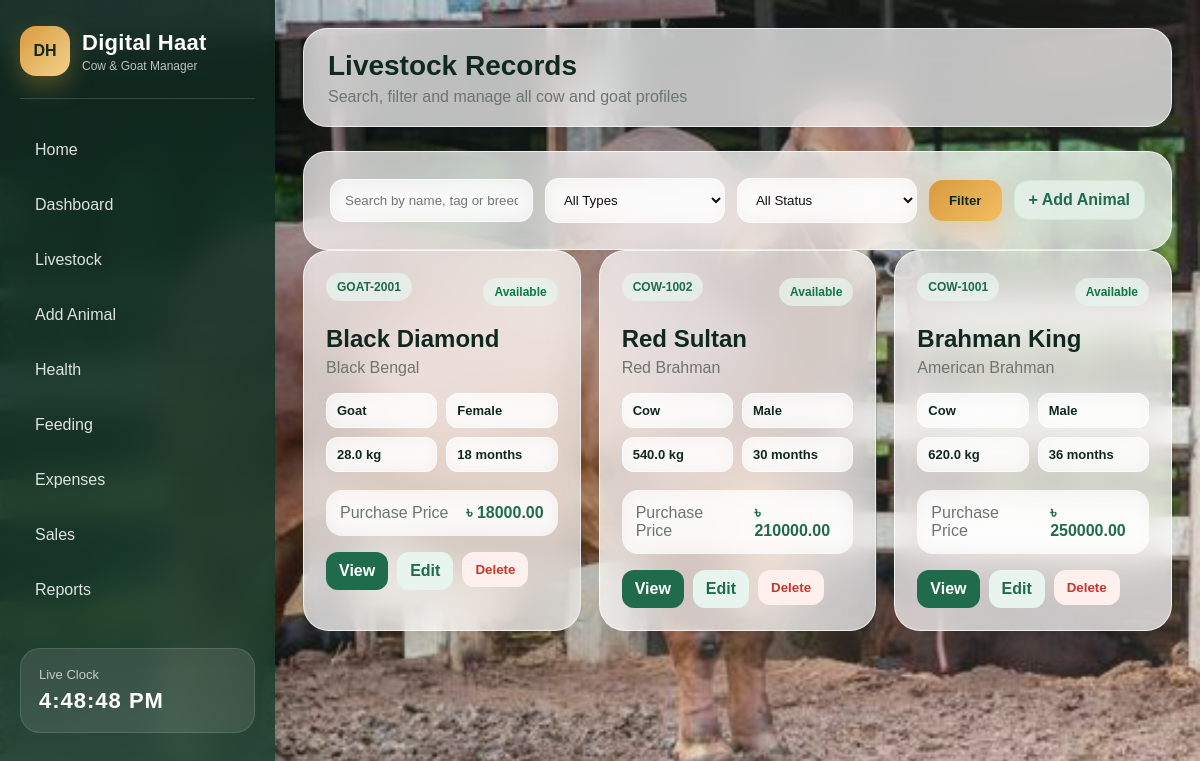
Page /animals on the committed database.
### digital_haat_cow_goat_management_system/app.py (models this page shows)
class Animal(db.Model):
    id = db.Column(db.Integer, primary_key=True)
    tag_number = db.Column(db.String(50), nullable=False, unique=True)
    animal_type = db.Column(db.String(20), nullable=False)  # Cow or Goat
    name = db.Column(db.String(100), nullable=False)
    breed = db.Column(db.String(100), nullable=False)
    gender = db.Column(db.String(20), nullable=False)
    age_months = db.Column(db.Integer, nullable=False)
    weight_kg = db.Column(db.Float, nullable=False)
    purchase_price = db.Column(db.Float, nullable=False)
    purchase_date = db.Column(db.Date, nullable=False)
    status = db.Column(db.String(30), nullable=False, default="Available")
    location = db.Column(db.String(150), nullable=False)
    notes = db.Column(db.Text, nullable=True)
    created_at = db.Column(db.DateTime, nullable=False, default=datetime.utcnow)
    health_records = db.relationship("HealthRecord", backref="animal", lazy=True, cascade="all, delete-orphan")
    feeding_records = db.relationship("FeedingRecord", backref="animal", lazy=True, cascade="all, delete-orphan")
    sale_records = db.relationship("SaleRecord", backref="animal", lazy=True, cascade="all, delete-orphan")

### digital_haat_cow_goat_management_system/app.py (the view)
@app.route("/animals")
def animals():
    search_text = request.args.get("search", "")
    animal_type = request.args.get("animal_type", "")
    status = request.args.get("status", "")
    animal_query = Animal.query
    if search_text != "":
        animal_query = animal_query.filter(
            (Animal.name.contains(search_text)) |
            (Animal.tag_number.contains(search_text)) |
            (Animal.breed.contains(search_text))
        )
    if animal_type != "":
        animal_query = animal_query.filter_by(animal_type=animal_type)
    if status != "":
        animal_query = animal_query.filter_by(status=status)
    all_animals = animal_query.order_by(Animal.created_at.desc()).all()
    return render_template(
        "animals.html",
        animals=all_animals,
        search_text=search_text,
        selected_type=animal_type,
        selected_status=status
    )

### digital_haat_cow_goat_management_system/templates/animals.html (shortened to what this page needs)
{% extends 'base.html' %}
{% block page_title %}Livestock Records{% endblock %}
{% block page_subtitle %}Search, filter and manage all cow and goat profiles{% endblock %}
{% block content %}
<section class="panel-card">
    <form class="filter-form" method="GET" action="{{ url_for('animals') }}">
        <input type="text" name="search" placeholder="Search by name, tag or breed" value="{{ search_text }}">
        <select name="animal_type">
            <option value="">All Types</option>
        </select>
        <select name="status">
            <option value="">All Status</option>
        </select>
        <button type="submit">Filter</button>
        <a class="small-link-button" href="{{ url_for('add_animal') }}">+ Add Animal</a>
    </form>
</section>
<section class="animal-grid">
    {% for animal in animals %}
        <div class="livestock-card">
            <div class="livestock-top">
                <span class="tag-badge">{{ animal.tag_number }}</span>
                <span class="status-badge status-{{ animal.status|lower }}">{{ animal.status }}</span>
            </div>
            <h3>{{ animal.name }}</h3>
            <p>{{ animal.breed }}</p>
            <div class="livestock-meta">
                <span>{{ animal.animal_type }}</span>
                <span>{{ animal.gender }}</span>
                <span>{{ animal.weight_kg }} kg</span>
                <span>{{ animal.age_months }} months</span>
            </div>
            <div class="price-line">
                <span>Purchase Price</span>
                <strong>৳ {{ '%.2f'|format(animal.purchase_price) }}</strong>
            </div>
            <div class="card-actions">
                <a href="{{ url_for('animal_detail', animal_id=animal.id) }}">View</a>
                <a href="{{ url_for('edit_animal', animal_id=animal.id) }}">Edit</a>
                <form method="POST" action="{{ url_for('delete_animal', animal_id=animal.id) }}" class="delete-form">
                    <button type="submit">Delete</button>
                </form>
            </div>
        </div>
    {% else %}
        <div class="panel-card empty-panel">
            <h3>No animal found</h3>
            <p>Add your first cow or goat profile to start using the system.</p>
            <a class="primary-button" href="{{ url_for('add_animal') }}">Add Animal</a>
        </div>
    {% endfor %}
</section>
{% endblock %}

### rows in the picture
Animal: tag_number "GOAT-2001", status "Available", name "Black Diamond", breed "Black Bengal", animal_type "Goat", gender "Female", weight_kg "28.0", age_months "18", purchase_price "18000.00"
Animal: tag_number "COW-1002", status "Available", name "Red Sultan", breed "Red Brahman", animal_type "Cow", gender "Male", weight_kg "540.0", age_months "30", purchase_price "210000.00"
Animal: tag_number "COW-1001", status "Available", name "Brahman King", breed "American Brahman", animal_type "Cow", gender "Male", weight_kg "620.0", age_months "36", purchase_price "250000.00"
